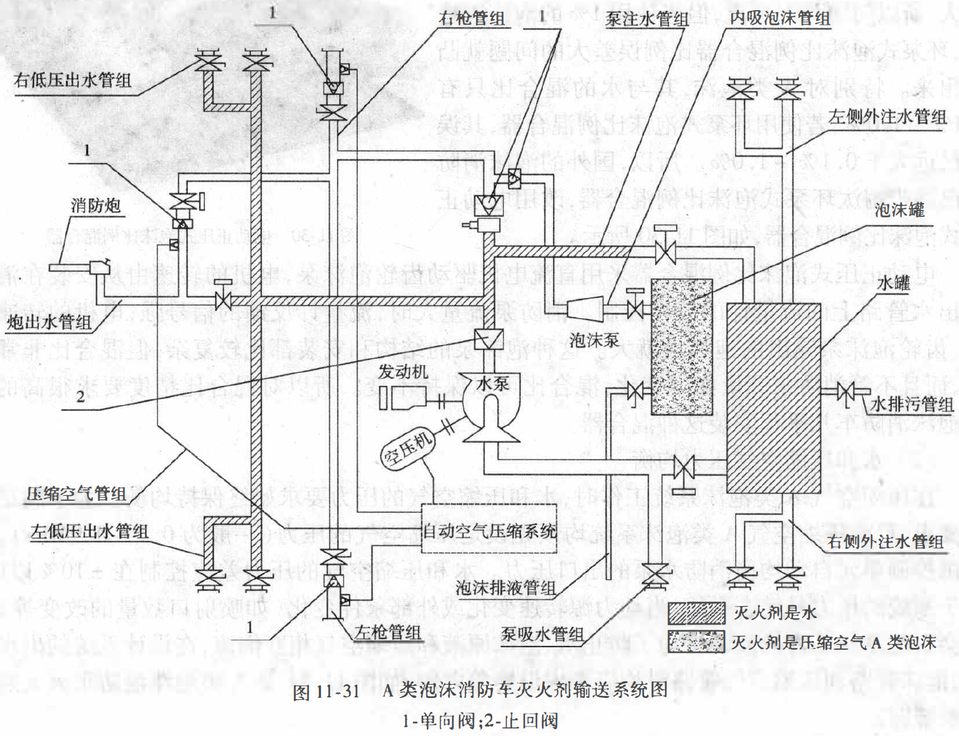
#> input picture Code_of_junior_fellow_apprentice/img.png, 959 x 736 px, shrunk from 1512 x 1161 before the run
$ python sobel.py
#> lines starting #> are read from the running program, lines starting #| are printed output that depends on the picture

'''

应该使用矩阵乘法，而不是for循环
'''
import cv2
import numpy as np

# 导入图片
img = cv2.imread('img.png')
#> img is the input picture: shape (736, 959, 3); mean B, G, R 235, 235, 235
# 转变为灰度图
gray = cv2.cvtColor(img, cv2.COLOR_BGR2GRAY)
# 获取图片大小
sp = gray.shape
#> sp = (736, 959)
print(sp)
#| (736, 959)
height = sp[0]
#> height = 736
weight = sp[1]
#> weight = 959
# 创建卷积核
sx = np.array([[-1, 0, 1], [-2, 0, 2], [-1, 0, 1]])
sy = np.array([[-1, -2, -1], [0, 0, 0], [1, 2, 1]])
# 创建全零数组来存放结果
dSobel = np.zeros((height, weight))
dSobelx = np.zeros((height, weight))
dSobely = np.zeros((height, weight))
Gx = np.zeros(gray.shape)
Gy = np.zeros(gray.shape)
# 利用for循环进行卷积，i和j都以0为起始值，height-3为终止值，步长为1
for i in range(height - 2):
    for j in range(weight - 2):
        # 对应元素相乘求和再取绝对值
        Gx[i + 1, j + 1] = abs(np.sum(gray[i:i + 3, j:j + 3] * sx))
        Gy[i + 1, j + 1] = abs(np.sum(gray[i:i + 3, j:j + 3] * sy))
        # 将Gx数组与Gy数组的元素计算平方和并开根号
        dSobel[i + 1, j + 1] = (Gx[i + 1, j + 1] * Gx[i + 1, j + 1] + Gy[i + 1, j + 1] * Gy[i + 1, j + 1]) ** 0.5
        # 分别对Gx和Gy数组的元素开平方
        dSobelx[i + 1, j + 1] = np.sqrt(Gx[i + 1, j + 1])
        dSobely[i + 1, j + 1] = np.sqrt(Gy[i + 1, j + 1])
    print("1")
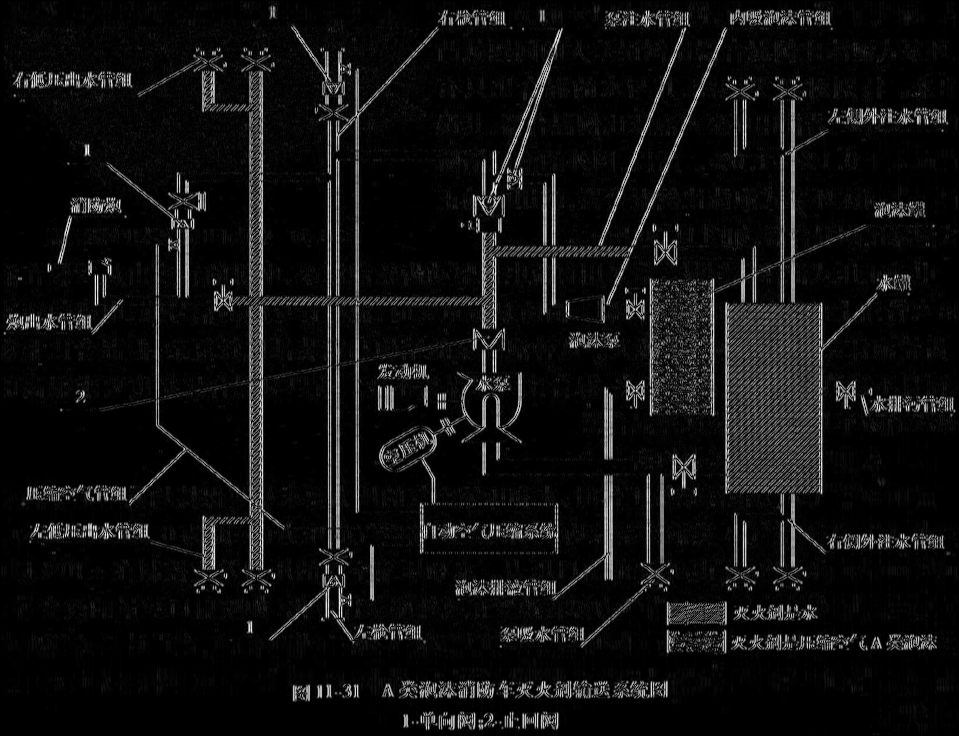
#> Gx: shape (736, 959) float64; min 0, max 909, mean 59; drawn with min black and max white
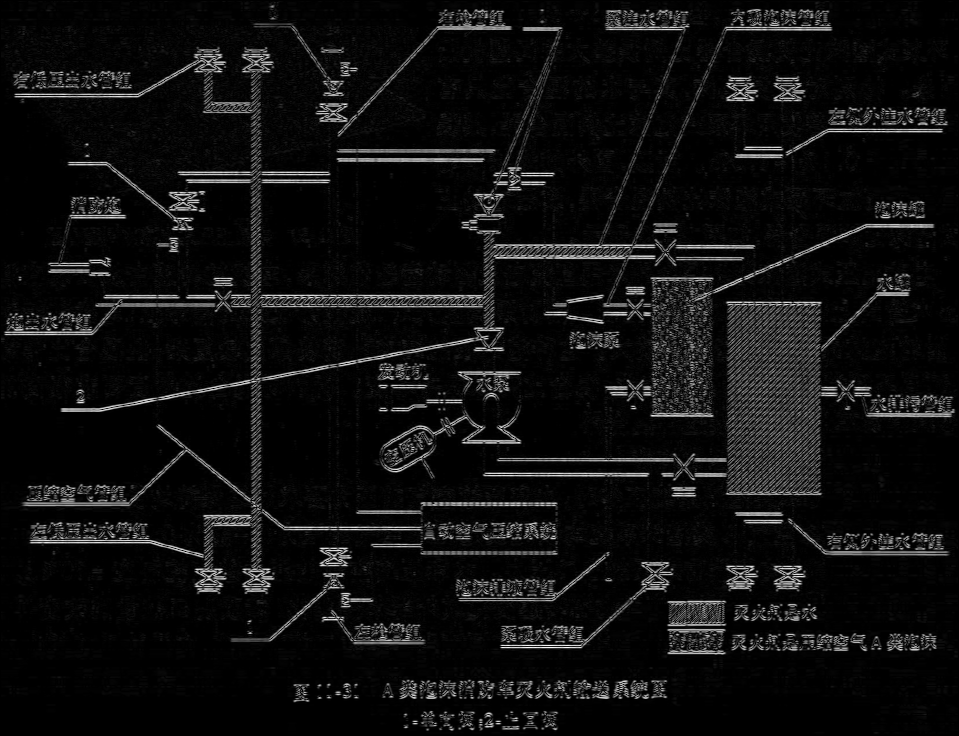
#> Gy: shape (736, 959) float64; min 0, max 941, mean 58.5; drawn with min black and max white
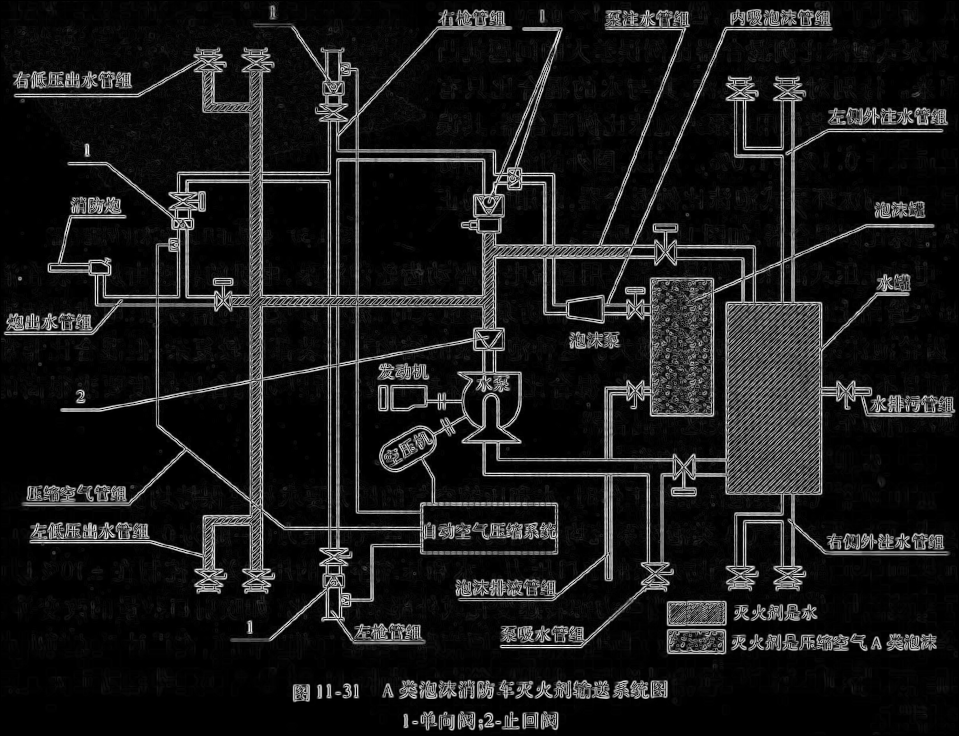
#> dSobel: shape (736, 959) float64; min 0, max 941.1, mean 97.1; drawn with min black and max white
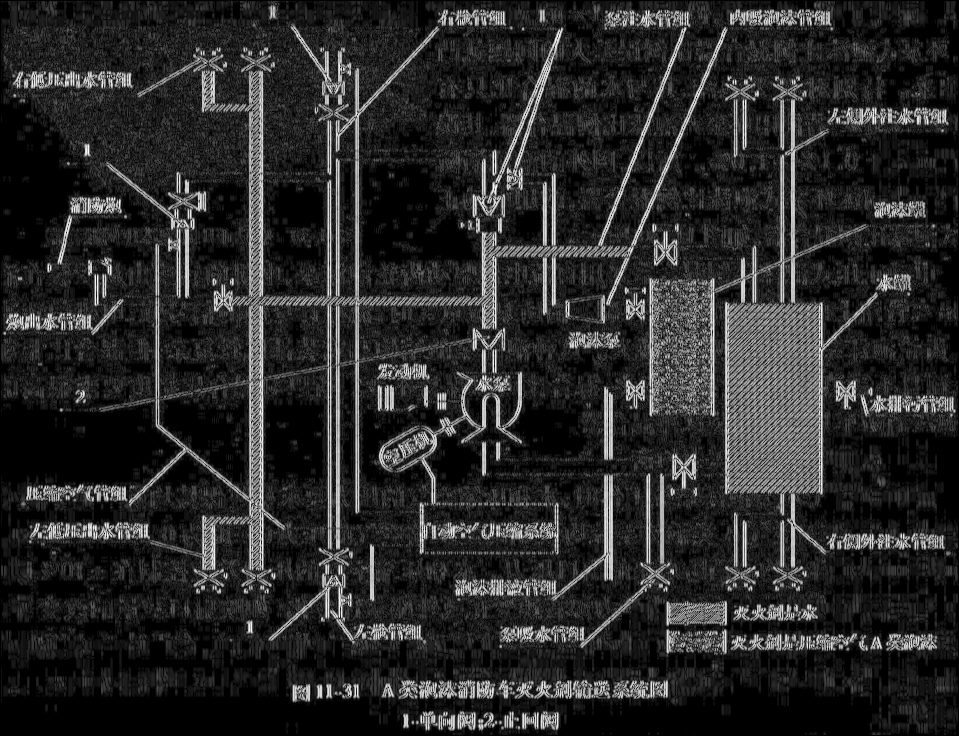
#> dSobelx: shape (736, 959) float64; min 0, max 30.15, mean 4.9; drawn with min black and max white
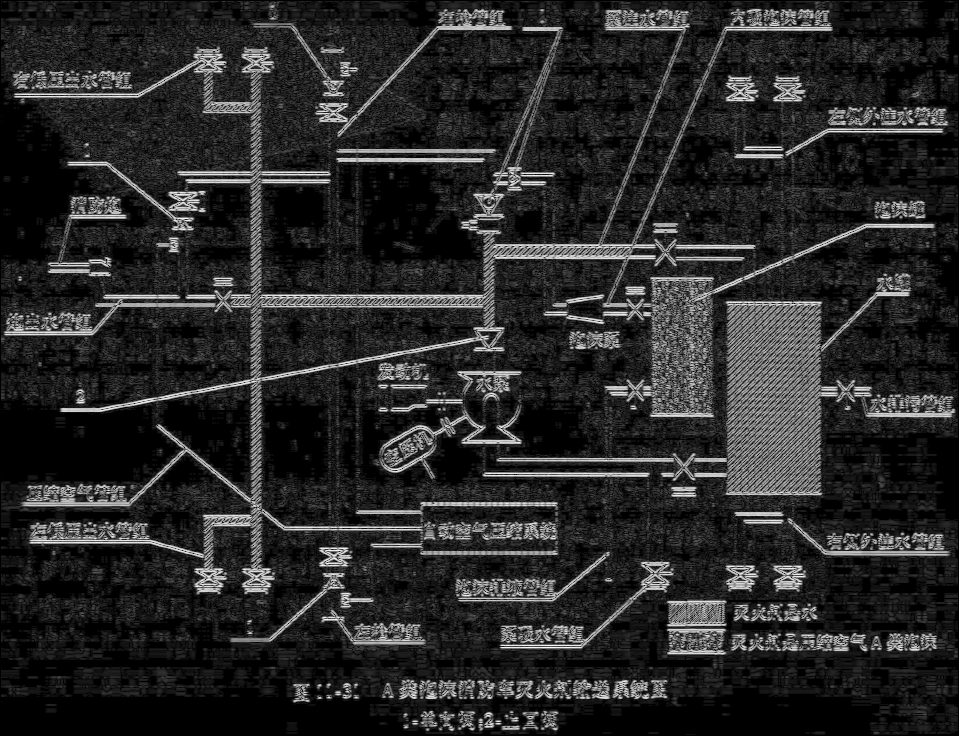
#> dSobely: shape (736, 959) float64; min 0, max 30.68, mean 4.9; drawn with min black and max white

# 打印结果
cv2.imshow('a', img)
cv2.imshow('b', gray)
cv2.imshow('c', np.uint8(dSobel))
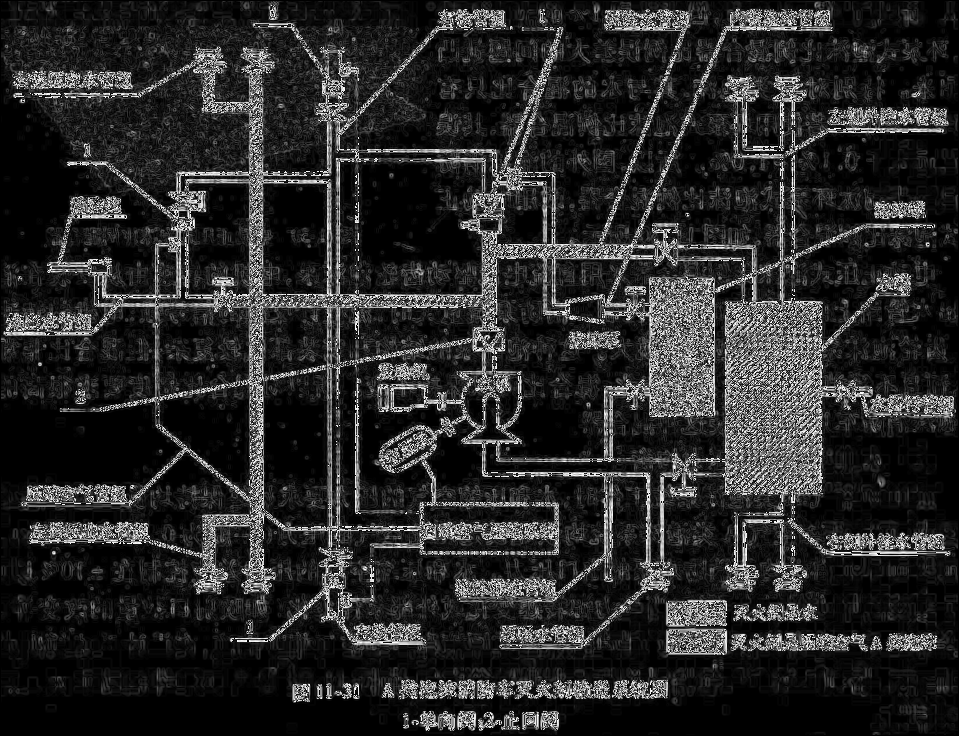
#> window 'c': shape (736, 959); min 0, max 255, mean 40.9
cv2.imshow('d', np.uint8(dSobelx))
cv2.imshow('e', np.uint8(dSobely))
cv2.waitKey(0)
cv2.destroyAllWindows()
